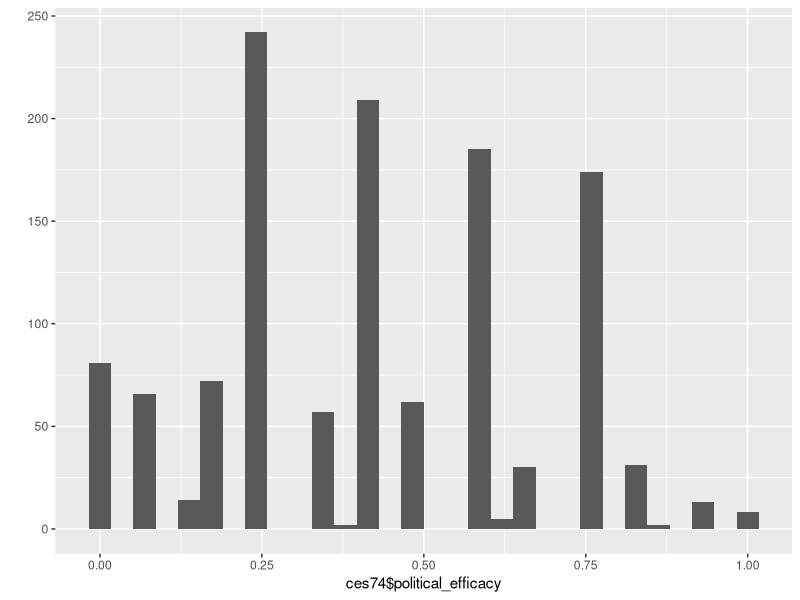

Recreate this plot in R. (Note: this script raises an error after producing the figure.)
#File to Recode CES Data
library(tidyverse)
library(car)
library(labelled)
library(here)
library(haven)
#load data

ces74<-read_sav(file=here("data-raw/CES-E-1974_F1.sav"))

#recode Gender (V480)
look_for(ces74, "sex")
ces74$male<-Recode(ces74$V480, "1=1; 2=0; 9=NA")
val_labels(ces74$male)<-c(Female=0, Male=1)
#checks
val_labels(ces74$male)
table(ces74$male)

#recode Union Household (V477)
# look_for(ces74, "union")
ces74$union<-Recode(ces74$V477, "1=1; 2=0; 8=0")
val_labels(ces74$union)<-c(None=0, Union=1)
#checks
val_labels(ces74$union)
table(ces74$union)
table(ces74$V476,ces74$V477)
ces74$V477
ces74$V478

#Union Combined variable (identical copy of union)
ces74$union_both<-ces74$union
#checks
val_labels(ces74$union_both)
table(ces74$union_both)

#recode Education (V414)
# look_for(ces74, "school")
# look_for(ces74, "degree")
ces74$degree<-Recode(ces74$V414, "25=1; 0:13=0")
val_labels(ces74$degree)<-c(nodegree=0, degree=1)
#checks
val_labels(ces74$degree)
table(ces74$degree)

#recode Region (V6)
 look_for(ces74, "province")
ces74$region<-Recode(ces74$V6, "0:3=1; 5=2; 6:9=3; 4=NA; 99=NA")
val_labels(ces74$region)<-c(Atlantic=1, Ontario=2, West=3)
#checks
val_labels(ces74$region)
table(ces74$region)

#recode Province (V6)
# look_for(ces74, "province")
ces74$prov<-Recode(ces74$V6, "0=1; 1=2; 2=3; 3=4; 4=5; 5=6; 6=7; 7=8; 8=9; 9=10")
val_labels(ces74$prov)<-c(NL=1, PE=2, NS=3, NB=4, QC=5, ON=6, MB=7, SK=8, AB=9, BC=10)
#checks
val_labels(ces74$prov)
table(ces74$prov)

#recode Quebec (V6)
# look_for(ces74, "province")
ces74$quebec<-Recode(ces74$V6, "0:3=0; 5:9=0; 4=1; 99=NA")
val_labels(ces74$quebec)<-c(Other=0, Quebec=1)
#checks
val_labels(ces74$quebec)
table(ces74$quebec)

#recode Age (V478)
# look_for(ces74, "age")
#ces74$age<-ces74$V478
ces74$age<-Recode(as.numeric(ces74$V478), "0=NA")
val_labels(ces74$age)
#check
table(ces74$age)

#recode Religion (V453)
# look_for(ces74, "relig")
ces74$religion<-Recode(ces74$V453, "0=0; 15=0; 1=1; 2:6=2; 7:8=1; 10:14=2; 16:25=2; 27:88=NA; else=3")
val_labels(ces74$religion)<-c(None=0, Catholic=1, Protestant=2, Other=3)
#checks
val_labels(ces74$religion)
table(ces74$religion)

#recode Language (V481)
#look_for(ces74, "language")
ces74$language<-Recode(ces74$V471, "2=0; 1=1; else=NA")
val_labels(ces74$language)<-c(French=0, English=1)
#checks
val_labels(ces74$language)
table(ces74$language)

#recode Non-charter Language (V471)
# look_for(ces74, "language")
ces74$non_charter_language<-Recode(ces74$V471, "1:2=0; 3=1; 4:7=1; else=NA")
val_labels(ces74$non_charter_language)<-c(Charter=0, Non_Charter=1)
#checks
val_labels(ces74$non_charter_language)
table(ces74$non_charter_language)

#recode Employment (V381)
# look_for(ces74, "employ")
# look_for(ces74, "occupation")
ces74$employment<-Recode(ces74$V381, "1:6=0; 11:50=1; else=NA")
val_labels(ces74$employment)<-c(Unemployed=0, Employed=1)
#checks
val_labels(ces74$employment)
table(ces74$employment)

#recode Sector (V386)
# look_for(ces74, "sector")
# look_for(ces74, "business")
ces74 %>%
  mutate(sector=case_when(
    V395==69.25 ~ 1,
    V395==71.77 ~ 1,
    V386==13 ~ 1,
    V386> 0 & V386 < 13 ~ 0,
    V381> 0 & V381 < 7 ~ 0,
    V381==50 ~ 0,
  ))->ces74

val_labels(ces74$sector)<-c(Private=0, Public=1)
#checks
val_labels(ces74$sector)
table(ces74$sector)

#recode Party ID (V131)
# look_for(ces74, "federal")
ces74$party_id<-Recode(ces74$V131, "1=1; 2=2; 3=3; 0=0; 4:5=0; else=NA")
val_labels(ces74$party_id)<-c(Other=0, Liberal=1, Conservative=2, NDP=3)
#checks
val_labels(ces74$party_id)
table(ces74$party_id)

#recode Vote (V162)
# look_for(ces74, "vote")
ces74$vote<-Recode(ces74$V162, "1=1; 2=2; 3=3; 4:5=0; else=NA")
val_labels(ces74$vote)<-c(Other=0, Liberal=1, Conservative=2, NDP=3, Bloc=4, Green=5)
#checks
val_labels(ces74$vote)
table(ces74$vote)

#recode Occupation (V381)
# look_for(ces74, "occupation")
ces74$occupation<-Recode(ces74$V381, "11:12=1; 21:22=2; 30=3; 41:42=4; 43:50=5; else=NA")
val_labels(ces74$occupation)<-c(Professional=1, Managers=2, Routine_Nonmanual=3, Skilled=4, Unskilled=5)
#checks
val_labels(ces74$occupation)
table(ces74$occupation)

#recode Income (V479)
# look_for(ces74, "income")
ces74$income<-Recode(ces74$V479, "1:2=1; 3:4=2; 5=3; 6=4; 7:8=5; else=NA")
val_labels(ces74$income)<-c(Lowest=1, Lower_Middle=2, Middle=3, Upper_Middle=4, Highest=5)
#checks
#Simon's Version
ces74$V479
ces74$income2<-Recode(ces74$V479, "1:2=1; 3=2; 4=3; 5=4; 7:8=5; else=NA")
val_labels(ces74$income2)<-c(Lowest=1, Lower_Middle=2, Middle=3, Upper_Middle=4, Highest=5)


#recode Income (V479)
# look_for(ces74, "income")
ces74$income_tertile<-Recode(ces74$V479, "1:3=1; 4:5=2; 6:8=3;  else=NA")
val_labels(ces74$income_tertile)<-c(Lowest=1, Middle=2, Highest=3)
#checks
val_labels(ces74$income_tertile)
prop.table(table(ces74$income_tertile))

#recode Community Size (V9)
# look_for(ces74, "community")
ces74$V480
nrow(ces74)
ces74$size<-Recode(ces74$V9, "8:9=1; 7=2; 5:6=3; 4=4; 1:3=5; else=NA")
val_labels(ces74$size)<-c(Rural=1, Under_10K=2, Under_100K=3, Under_500K=4, City=5)
#checks
val_labels(ces74$size)
table(ces74$size)

#recode Religiosity (V454)
# look_for(ces74, "church")
ces74$religiosity<-Recode(ces74$V454, "5=1; 4=2; 3=3; 2=4; 1=5; else=NA")
val_labels(ces74$religiosity)<-c(Lowest=1, Lower_Middle=2, MIddle=3, Upper_Middle=4, Highest=5)
#checks
val_labels(ces74$religiosity)
table(ces74$religiosity)

#recode Liberal leader (V188)
# look_for(ces74, "Trudeau")
ces74$liberal_leader<-Recode(as.numeric(ces74$V188), "0=NA")
#checks
table(ces74$liberal_leader)

#recode conservative leader (V191)
# look_for(ces74, "Stanfield")
ces74$conservative_leader<-Recode(as.numeric(ces74$V191), "0=NA")
#checks
table(ces74$conservative_leader)

#recode NDP leader (V194)
# look_for(ces74, "Lewis")
ces74$ndp_leader<-Recode(as.numeric(ces74$V194), "0=NA")
#checks
table(ces74$ndp_leader)

#recode liberal rating (V190)
# look_for(ces74, "therm")
ces74$liberal_rating<-Recode(as.numeric(ces74$V190), "0=NA")
#checks
table(ces74$liberal_rating)

#recode conservative rating (V193)
# look_for(ces74, "therm")
ces74$conservative_rating<-Recode(as.numeric(ces74$V193), "0=NA")
#checks
table(ces74$conservative_rating)

#recode NDP rating (V196)
# look_for(ces74, "therm")
ces74$ndp_rating<-Recode(as.numeric(ces74$V196), "0=NA")
#checks
table(ces74$ndp_rating)

#recode turnout (V161)
# look_for(ces74, "vote")
ces74$turnout<-Recode(ces74$V161, "1=1; 2=0;  8=0; else=NA")
val_labels(ces74$turnout)<-c(No=0, Yes=1)
#checks
val_labels(ces74$turnout)
table(ces74$turnout)
table(ces74$turnout, ces74$vote)

#### recode political efficacy ####
#recode No Say (V24)
# look_for(ces74, "have say")
ces74$efficacy_internal<-Recode(as.numeric(ces74$V24), "1=0; 2=0.25; 3=0.75; 4=1; else=NA", as.numeric=T)
#val_labels(ces74$efficacy_internal)<-c(low=0, high=1)
#checks
#val_labels(ces74$efficacy_internal)
table(ces74$efficacy_internal)
table(ces74$efficacy_internal, ces74$V24 , useNA = "ifany" )

#recode MPs lose touch (V21)
# look_for(ces74, "lose touch")
ces74$efficacy_external<-Recode(as.numeric(ces74$V21), "1=0; 2=0.25; 3=0.75; 4=1; else=NA", as.numeric=T)
#val_labels(ces74$efficacy_external)<-c(low=0, high=1)
#checks
val_labels(ces74$efficacy_external)
table(ces74$efficacy_external)
table(ces74$efficacy_external, ces74$V21 , useNA = "ifany" )

#recode Official Don't Care (V22)
# look_for(ces74, "doesnt care")
ces74$efficacy_external2<-Recode(as.numeric(ces74$V22), "1=0; 2=0.25; 3=0.75; 4=1; else=NA", as.numeric=T)
#val_labels(ces74$efficacy_external2)<-c(low=0, high=1)
#checks
val_labels(ces74$efficacy_external2)
table(ces74$efficacy_external2)
table(ces74$efficacy_external2, ces74$V22 , useNA = "ifany" )

ces74 %>%
  mutate(political_efficacy=rowMeans(select(., c("efficacy_external", "efficacy_external2", "efficacy_internal")), na.rm=T))->ces74

ces74 %>%
  select(starts_with("efficacy")) %>%
  summary()
#Check distribution of political_efficacy
qplot(ces74$political_efficacy, geom="histogram")
table(ces74$political_efficacy, useNA="ifany")

#Calculate Cronbach's alpha
library(psych)
ces74 %>%
  select(efficacy_external, efficacy_external2, efficacy_internal) %>%
  psych::alpha(.)
#Check correlation
ces74 %>%
  select(efficacy_external, efficacy_external2, efficacy_internal) %>%
  cor(., use="complete.obs")

#recode foreign born (V456)
# look_for(ces74, "birth")
ces74$foreign<-Recode(ces74$V456, "1=0; 2:12=1; else=NA")
val_labels(ces74$foreign)<-c(No=0, Yes=1)
#checks
val_labels(ces74$foreign)
table(ces74$foreign, ces74$V456, useNA="ifany")

names(ces74)
ces74$V92
# look_for(ces74, "issue")
#recode Most Important Question (V92)
# look_for(ces74, "MOST IMPORTANT ISSUE")
ces74$V93
val_labels(ces74$V93)
ces74$mip<-Recode(ces74$V93, "1:5=18; 6:7=19; 2:7=7; 8=14; 9=4; 10:12=9; 13=5; 14=6; 15=0; 16:17=7; 18=5; 19=6; 20:25=0; 26=11;
			                          27:30=15; 31=13; 32=4; 33=8; 34:36=16; 37=12; 38=16; 39=0; 40=12; 41=10;
			                          42:43=0; 44=10; 45:46=7; 47=6; 48:49=7; 50=15; 51=14; 52:53=1; 54=6;
			                          55=3; 56=14; 57=16; 58=14; 59=11; 60=12; 61=0; 62:63=11; 64=6; 65=11; else=NA")
val_labels(ces74$mip)<-c(Other=0, Environment=1, Crime=2, Ethics=3, Education=4, Energy=5, Jobs=6, Economy=7, Health=8, Taxes=9, Deficit_Debt=10,
                         Democracy=11, Foreign_Affairs=12, Immigration=13, Socio_Cultural=14, Social_Programs=15, Brokerage=16, Inflation=18, Housing=19)

#recode Previous Vote (V175)
# look_for(ces74, "vote")
ces74$previous_vote<-Recode(ces74$V175, "1=1; 2=2; 3=3; 4:5=0; else=NA")
val_labels(ces74$previous_vote)<-c(Other=0, Liberal=1, Conservative=2, NDP=3, Bloc=4, Green=5)
#checks
#val_labels(ces74$previous_vote)
#table(ces74$previous_vote)

#Empty variables that are not available pre-88
# ces74$redistribution<-rep(NA, nrow(ces74))
# ces74$market_liberalism<-rep(NA, nrow(ces74))
# ces74$traditionalism2<-rep(NA, nrow(ces74))
# ces74$immigration_rates<-rep(NA, nrow(ces74))
# Add mode
ces74$mode<-rep("Phone", nrow(ces74))

#Add Election
ces74$election<-c(rep(1974, nrow(ces74)))
#glimpse(ces74)
save(ces74, file=here("data/ces74.rda"))
